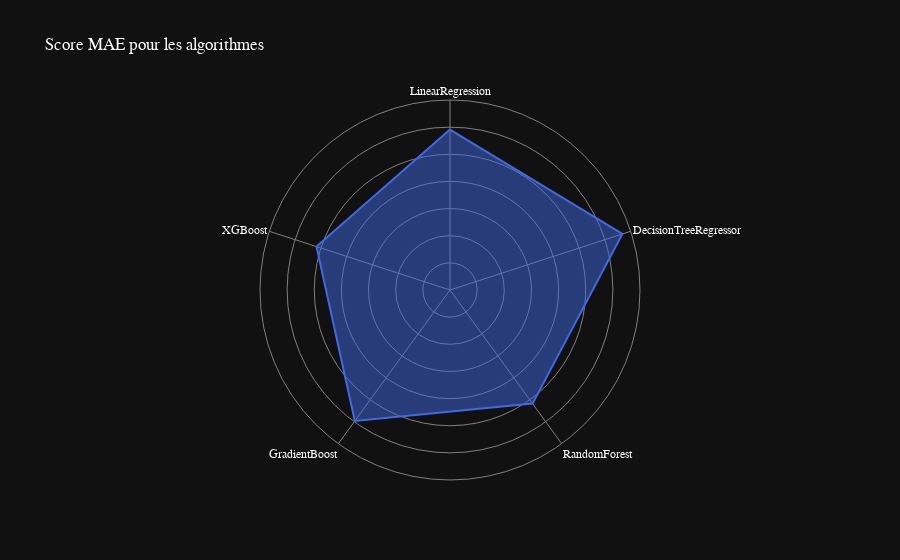

This figure's notebook cell:
### Code cell
# affichage en spiderchart des scores MAE des algorithmes
data = [
    {'r': mae_linear, 'theta': 'LinearRegression'},
    {'r': mae_tree, 'theta': 'DecisionTreeRegressor'},
    {'r': mae_random_forest, 'theta': 'RandomForest'},
    {'r': mae_gradient, 'theta': 'GradientBoost'},
    {'r': mae_xgboost, 'theta': 'XGBoost'}
]
fig = px.line_polar(data, r='r', theta='theta',title="Score MAE pour les algorithmes", line_close=True, template='plotly_dark', color_discrete_sequence=['royalblue'])
fig.update_traces(fill='toself')
# change la police
fig.update_layout(
    font=dict(
        family="Optima",
        size=12,
        color="white"
    )
)
# Masquer la ligne représentant les valeurs de 0 à 5 sur l'axe radial
fig.update_layout(
    polar=dict(
        radialaxis=dict(
            showline=False, # masquer la ligne sur l'axe radial
            range=[0,70], # plage maximale de l'axe radial
            showticklabels=False
        )
    )
)
# changer les couleurs de fond et de la grille
fig.update_layout(
    polar=dict(
        radialaxis=dict(gridcolor='gray', linecolor='gray'),
        angularaxis=dict(gridcolor='gray', linecolor='gray')
    )
)
fig.show()

### Figure 1 — Plotly figure (JSON) as saved in the notebook; plotly's stock layout.template omitted (floating-point values rounded to 4 significant figures)
{"data": [{"fill": "toself", "hovertemplate": "r=%{r}<br>theta=%{theta}<extra></extra>", "legendgroup": "", "line": {"color": "royalblue", "dash": "solid"}, "marker": {"symbol": "circle"}, "mode": "lines", "name": "", "r": [59.09, 66.78, 51.73, 59.67, 51.72, 59.09], "showlegend": false, "subplot": "polar", "theta": ["LinearRegression", "DecisionTreeRegressor", "RandomForest", "GradientBoost", "XGBoost", "LinearRegression"], "type": "scatterpolar"}], "layout": {"font": {"color": "white", "family": "Optima", "size": 12}, "legend": {"tracegroupgap": 0}, "polar": {"angularaxis": {"direction": "clockwise", "gridcolor": "gray", "linecolor": "gray", "rotation": 90}, "domain": {"x": [0, 1], "y": [0, 1]}, "radialaxis": {"gridcolor": "gray", "linecolor": "gray", "range": [0, 70], "showline": false, "showticklabels": false}}, "title": {"text": "Score MAE pour les algorithmes"}}}
